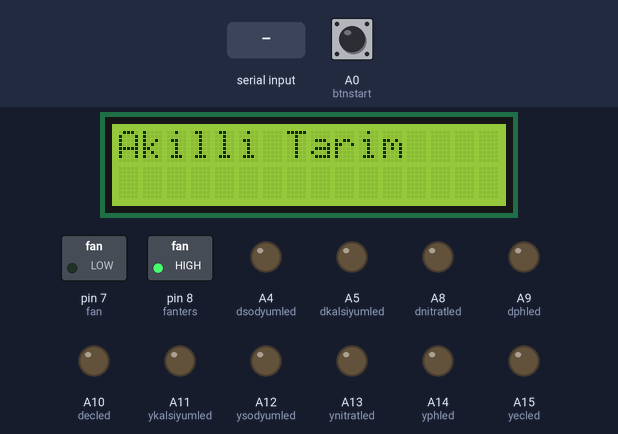
Simulated run of this sketch. Board: Arduino Mega 2560, built with avr-gcc and run on an emulated ATmega2560. On the bench: 16×2 character LCD, switched loads named in the sketch (green lamp = pin HIGH), output pins drawn as LEDs (lit = HIGH). The inputs (shaded band) are chosen by the test bench; at power-on: A0 (btnstart) LOW. What the sketch prints to the serial monitor is not drawn.

Above: at 1.2 s.
1.3 s: A0 (btnstart) pulled HIGH for 0.25 s
At 2.7 s:
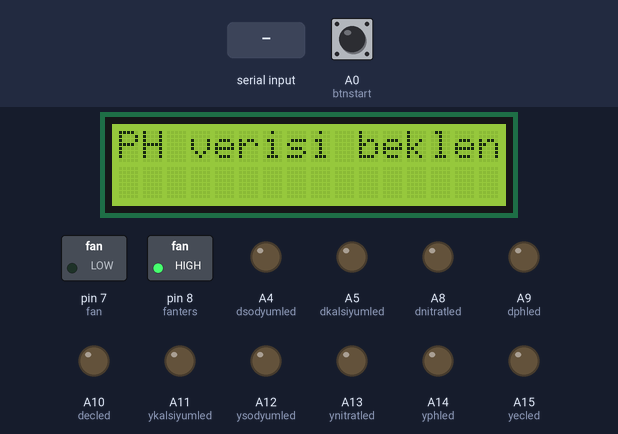
4.5 s: "90,45,200\n" received over Serial
At 6.8 s:
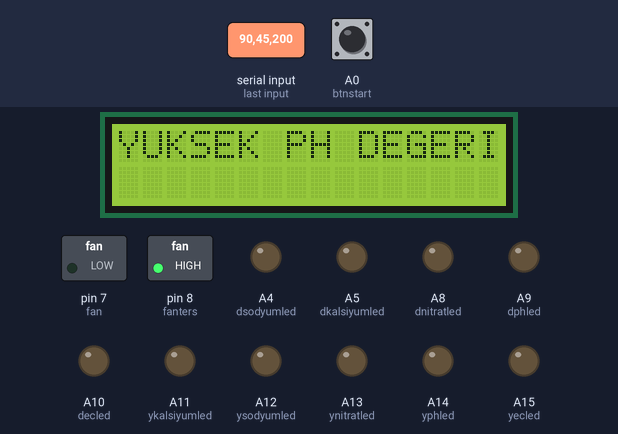
13.5 s: "30,150,10\n" received over Serial
At 19.2 s:
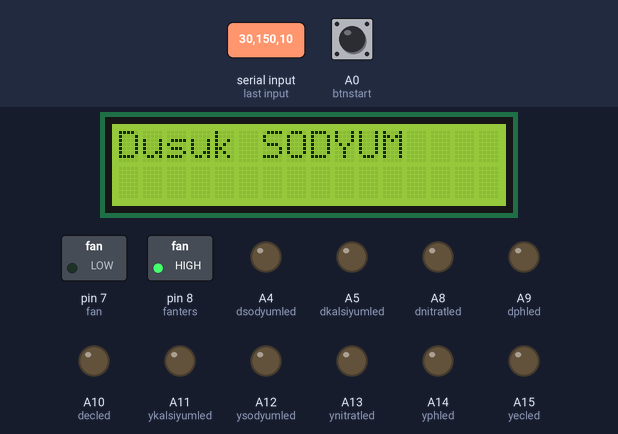
Timing chart, 0 to 25.9 s (numbered marks = the images above; inputs shaded):
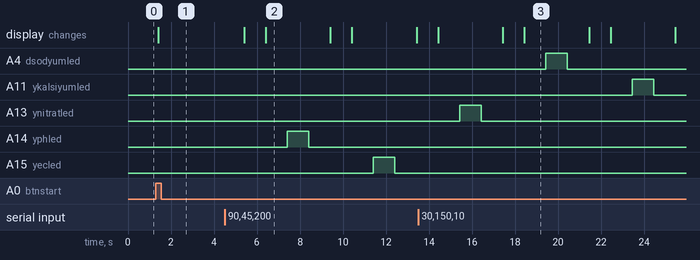

The sketch:

arduino.ino
```cpp
#include <LiquidCrystal.h>

// başla butonu
#define btnstart A0

// fan
#define fan 7
#define fanters 8

// alarm ledleri
#define yecled A15
#define yphled A14
#define ynitratled A13
#define ysodyumled A12
#define ykalsiyumled A11

// alarm ledleri
#define decled A10
#define dphled A9
#define dnitratled A8
#define dsodyumled A4
#define dkalsiyumled A5

// ekran tanımlaması
LiquidCrystal lcd(34, 35, 36, 38, 39, 40, 41, 42, 43, 44, 45);

void ledYak(char led)
{
  delay(1000);
  digitalWrite(led, HIGH);
  delay(1000);
  digitalWrite(led, LOW);
  delay(1000);
}

void lcdYaz(String text)
{
  lcd.clear();
  lcd.setCursor(0, 0);
  lcd.print(text);
}

int phdata, ecdata, nitratdata, sodyumdata, kalsiyumdata, nemdata;
bool kontrol = true;

void getPHData()
{
  lcdYaz("PH verisi bekleniyor");
  delay(1000);
  phdata = Serial.parseInt();
  delay(1000);
  while (phdata == 0)
  {
    delay(1000);
    lcdYaz("Tekrar PH");
    phdata = Serial.parseInt();
  }
  Serial.print("PH Degeri: ");
  Serial.println(phdata);
  Serial.print("PH Durumu: ");
  delay(1000);
  if (phdata < 30 && phdata < 20)
  {
    Serial.println("Normal");
    lcdYaz("Normal PH");
    delay(1000);
  }
  else if (phdata > 30)
  {
    Serial.println("Yuksek");
    lcdYaz("YUKSEK PH DEGERI");
    ledYak(yphled);
  }
  else
  {
    Serial.println("Dusuk");
    lcdYaz("DUSUK PH DEGERI");
    ledYak(dphled);
  }
}

void getECData()
{
  lcdYaz("Ec verisi bekleniyor");
  ecdata = Serial.parseInt();
  delay(1000);
  while (ecdata == 0)
  {
    lcdYaz("Tekrar EC");
    ecdata = Serial.parseInt();
    delay(1000);
  }
  Serial.print("EC degeri: ");
  Serial.println(ecdata);
  Serial.print("EC durumu: ");
  if (ecdata < 30 && ecdata < 20)
  {
    Serial.println("Normal");
    lcdYaz("Normal EC");
    delay(1000);
  }
  else if (ecdata > 30)
  {
    Serial.println("Yuksek");
    lcdYaz("Yuksek EC");
    ledYak(yecled);
  }
  else
  {
    Serial.println("Dusuk");
    lcdYaz("Dusuk EC");
    ledYak(decled);
  }
}

void getNitratData()
{
  lcdYaz("NITRAT verisi bekleniyor");
  nitratdata = Serial.parseInt();
  delay(1000);
  while (nitratdata == 0)
  {
    lcdYaz("Tekrar NITRAT");
    nitratdata = Serial.parseInt();
    delay(1000);
  }
  Serial.print("NITRAT degeri: ");
  Serial.println(nitratdata);
  Serial.print("NITRAT durumu: ");
  if (nitratdata < 30 && nitratdata < 20)
  {
    Serial.println("Normal");
    lcdYaz("Normal NITRAT");
    delay(1000);
  }
  else if (nitratdata > 30)
  {
    Serial.println("Yuksek");
    lcdYaz("YUKSEK NITRAT");
    ledYak(ynitratled);
  }
  else
  {
    Serial.println("Dusuk");
    lcdYaz("Dusuk NITRAT");
    ledYak(dnitratled);
  }
}

void getSodyumData()
{
  lcdYaz("SODYUM verisi bekleniyor");
  sodyumdata = Serial.parseInt();
  delay(1000);
  while (sodyumdata == 0)
  {
    lcdYaz("Tekrar SODYUM");
    sodyumdata = Serial.parseInt();
    delay(1000);
  }
  Serial.print("SODYUM degeri: ");
  Serial.println(sodyumdata);
  Serial.print("SODYUM durumu: ");
  if (sodyumdata < 30 && sodyumdata < 20)
  {
    Serial.println("Normal");
    lcdYaz("Normal SODYUM");
    delay(1000);
  }
  else if (sodyumdata > 30)
  {
    Serial.println("Yuksek");
    lcdYaz("Yuksek SODYUM");
    ledYak(ysodyumled);
  }
  else
  {
    Serial.println("Dusuk");
    lcdYaz("Dusuk SODYUM");
    ledYak(dsodyumled);
  }
}

void getKalsiyumData()
{
  lcdYaz("KALSIYUM verisi bekleniyor");
  kalsiyumdata = Serial.parseInt();
  delay(1000);
  while (kalsiyumdata == 0)
  {
    lcdYaz("Tekrar KALSIYUM");
    kalsiyumdata = Serial.parseInt();
    delay(1000);
  }
  Serial.print("KALSIYUM degeri: ");
  Serial.println(kalsiyumdata);
  Serial.print("KALSIYUM Durumu: ");
  if (kalsiyumdata < 30 && kalsiyumdata < 20)
  {
    Serial.println("Normal");
    lcdYaz("NORMAL KALSiYUM");
    delay(1000);
  }
  else if (kalsiyumdata > 30)
  {
    Serial.println("Yuksek");
    lcdYaz("YUKSEK KALSiYUM");
    ledYak(ykalsiyumled);
  }
  else
  {
    Serial.println("Dusuk");
    lcdYaz("DUSUK KALSiYUM");
    ledYak(dkalsiyumled);
  }
}

void getNemData()
{
  lcdYaz("Nem verisi bekleniyor");
  nemdata = Serial.parseInt();
  delay(1000);
  while (nemdata == 0)
  {
    lcdYaz("Tekrar Nem");
    nemdata = Serial.parseInt();
    delay(1000);
  }
  Serial.print("Nem degeri: ");
  Serial.println(nemdata);
  Serial.print("Nem Durumu: ");
  if (nemdata < 30 && nemdata < 20)
  {
    Serial.println("Normal");
    lcdYaz("NORMAL Nem");
    // ters fan durdur
    digitalWrite(fanters, HIGH);
    // düz fan durdur
    digitalWrite(fan, LOW);
    delay(1000);
  }
  else if (nemdata > 30)
  {
    Serial.println("Yuksek");
    lcdYaz("YUKSEK NEM");
    // ters fan durdur
    digitalWrite(fanters, HIGH);
    // düz fan çalıştır
    digitalWrite(fan, HIGH);
  }
  else
  {
    Serial.println("Dusuk");
    lcdYaz("DUSUK NEM");
    // düz fan durdur
    digitalWrite(fan, LOW);
    // ters fan çalıştır
    digitalWrite(fanters, LOW);
  }
}

void setup()
{
  Serial.begin(9600);
  lcd.begin(16, 2);

  pinMode(btnstart, INPUT);

  pinMode(fan, OUTPUT);
  pinMode(fanters, OUTPUT);

  pinMode(yecled, OUTPUT);
  pinMode(yphled, OUTPUT);
  pinMode(ynitratled, OUTPUT);
  pinMode(ysodyumled, OUTPUT);
  pinMode(ykalsiyumled, OUTPUT);

  pinMode(decled, OUTPUT);
  pinMode(dphled, OUTPUT);
  pinMode(dnitratled, OUTPUT);
  pinMode(dsodyumled, OUTPUT);
  pinMode(dkalsiyumled, OUTPUT);

  // ters fan durdur
  digitalWrite(fanters, HIGH);
  // düz fan durdur
  digitalWrite(fan, LOW);
}

void loop()
{
  lcdYaz("Akilli Tarim");
  delay(100);

  if (digitalRead(btnstart) == 1 && kontrol)
  {
    kontrol = false;
    getPHData();
    getECData();
    getNitratData();
    getSodyumData();
    getKalsiyumData();
    getNemData();
  }
  delay(100);
}
```

Measured:
- after the input at 1.3 s, the display: changes after 0.10 s (image 1)
- after the input at 4.5 s, A14 (yphled): LOW → HIGH after 2.9 s, → LOW 1.0 s later; A15 (yecled): LOW → HIGH after 6.9 s, → LOW 1.0 s later; the display: first differs from a run without the input after 1.9 s (image 2)
- after the input at 13.5 s, A4 (dsodyumled): LOW → HIGH after 5.9 s, → LOW 1.0 s later; A11 (ykalsiyumled): LOW → HIGH after 9.9 s, → LOW 1.0 s later; the display: first differs from a run without the input after 4.9 s (image 3)
- what the display in image 2 shows lasts 3.0 s, from 6.4 s to 9.4 s
